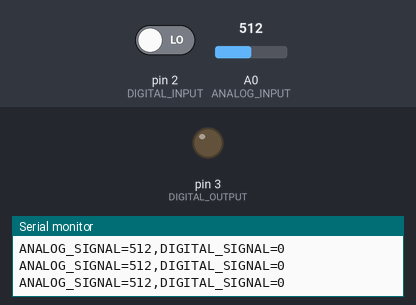
A sketch run on a simulated Arduino Uno, built with avr-gcc and run on an emulated ATmega328P. Shown: output pins drawn as LEDs (lit = HIGH), the last lines printed to the serial monitor. Inputs (shaded band) come from the test bench; at power-on: pin 2 (DIGITAL_INPUT) LOW, A0 (ANALOG_INPUT) = 512.

Above: at 1.2 s.
1.3 s: pin 2 (DIGITAL_INPUT) driven HIGH
At 3.5 s:
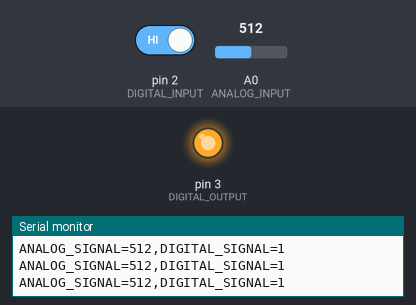
3.8 s: pin 2 (DIGITAL_INPUT) driven LOW
At 6.1 s:
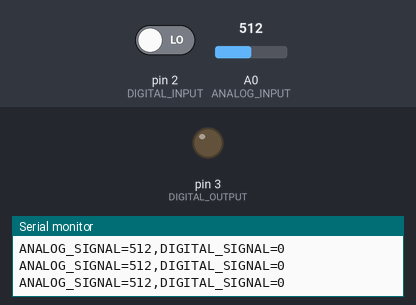
Timing chart, 0 to 7.6 s (numbered marks = the images above; inputs shaded):
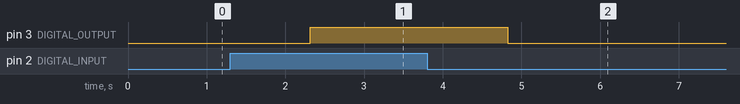

The sketch:

sketch.ino
```cpp
#define ANALOG_INPUT A0
#define DIGITAL_INPUT 2
#define DIGITAL_OUTPUT 3

const unsigned long SWITCH_DELAY_MS = 1000;

int fanState = LOW;
int pendingState = LOW;
unsigned long stateChangeStarted = 0;

void setup() {
  Serial.begin(9600);

  pinMode(DIGITAL_INPUT, INPUT);
  pinMode(DIGITAL_OUTPUT, OUTPUT);

  digitalWrite(DIGITAL_OUTPUT, fanState);
}

void printTelemetry(int asignal, int dsignal) {
  Serial.print("ANALOG_SIGNAL=");
  Serial.print(asignal);
  Serial.print(",DIGITAL_SIGNAL=");
  Serial.println(dsignal);
}

void controlFan(int dsignal) {
  if (dsignal != pendingState) {
    pendingState = dsignal;
    stateChangeStarted = millis();
  }

  if (
    pendingState != fanState &&
    millis() - stateChangeStarted >= SWITCH_DELAY_MS
  ) {
    fanState = pendingState;
    digitalWrite(DIGITAL_OUTPUT, fanState);
  }
}

void loop() {
  int asignal = analogRead(ANALOG_INPUT);
  int dsignal = digitalRead(DIGITAL_INPUT);

  printTelemetry(asignal, dsignal);
  controlFan(dsignal);

  delay(100);
}
```

Measured:
- after the input at 1.3 s, pin 3 (DIGITAL_OUTPUT): LOW → HIGH after 1.0 s
- after the input at 3.8 s, pin 3 (DIGITAL_OUTPUT): HIGH → LOW after 1.0 s
